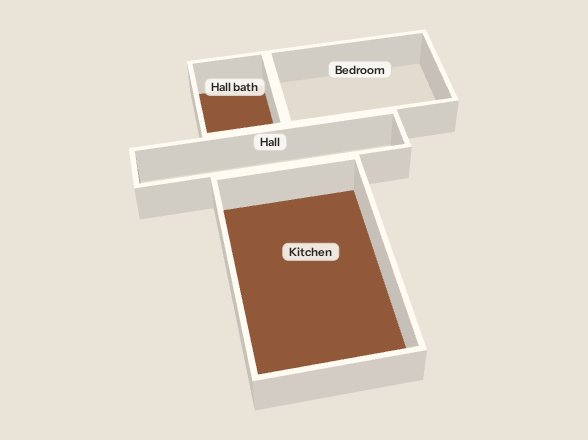
#> input picture examples/demo-house/web/map.jpg, 588 x 440 px
$ python -i house_snapshot.py   (imports and definitions only)
#> lines starting #> are read from the running program, lines starting #| are printed output that depends on the picture
#> further down, picture is the input picture: PIL image 588x440 RGB; mean R, G, B 222.6, 211.9, 198.8
"""Retake a house's card picture on the home page (houses/<house>/web/map.jpg) from the live 3D map.
The server's worker runs it after rebuilding the map (lib/tools/house_map.py) whenever a room is
added or changed; by hand, with lib/serve.sh running:
    <python with playwright> lib/tools/house_snapshot.py houses/<house> [http://127.0.0.1:8000]
Needs Playwright's Chromium with GPU flags; headless Firefox can't draw WebGL. The floor switch is
left out, and the picture is cropped to the house (4:3, like the cards), so a small house fills it."""
import io
import os
import sys

from PIL import Image, ImageChops
from playwright.sync_api import sync_playwright

root = os.path.dirname(os.path.dirname(os.path.dirname(os.path.abspath(__file__))))
# [1 line that did not run here, left out]
server = sys.argv[2].rstrip("/") if len(sys.argv) > 2 else "http://127.0.0.1:8000"
# [1 line that did not run here, left out]


def crop(img, pad=0.08, aspect=4 / 3):
    """The house (everything that isn't the background), padded, widened or heightened to 4:3."""
#> called with pad = 0.08, aspect = 1.33
    bg = Image.new("RGB", img.size, img.getpixel((img.width - 1, img.height - 1)))
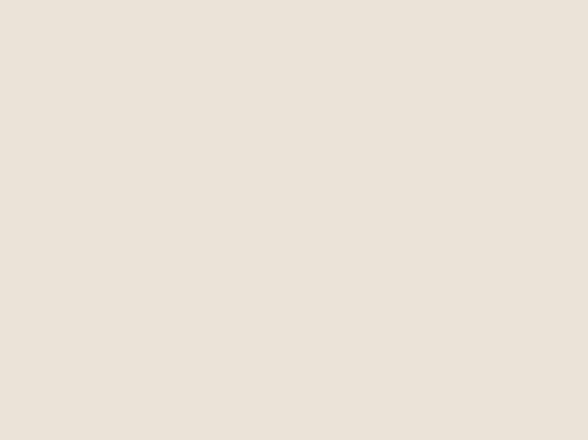
#> bg: PIL image 588x440 RGB; mean R, G, B 234, 228, 216
    box = ImageChops.difference(img, bg).convert("L").point(lambda v: 255 if v > 12 else 0).getbbox()
#> box = (129, 30, 459, 410)
    if not box:
        return img
    x0, y0, x1, y1 = box
#> x0 = 129; y0 = 30; x1 = 459; y1 = 410
    w, h = (x1 - x0) * (1 + 2 * pad), (y1 - y0) * (1 + 2 * pad)
#> w = 382.8; h = 440.8
    w, h = max(w, h * aspect), max(h, w / aspect)
#> w = 587.7
    w, h = min(w, img.width), min(h, img.height)
#> h = 440
    cx, cy = (x0 + x1) / 2, (y0 + y1) / 2
#> cx = 294; cy = 220
    left = min(max(0, cx - w / 2), img.width - w)
#> left = 0.133
    top = min(max(0, cy - h / 2), img.height - h)
#> top = 0
    return img.crop((round(left), round(top), round(left + w), round(top + h)))


# [9 lines not run here, left out]
# [1 line that did not run here, left out]
# [3 lines not run here, left out]

>>> from PIL import Image
>>> picture = Image.open('../../examples/demo-house/web/map.jpg')
>>> result = crop(picture)
